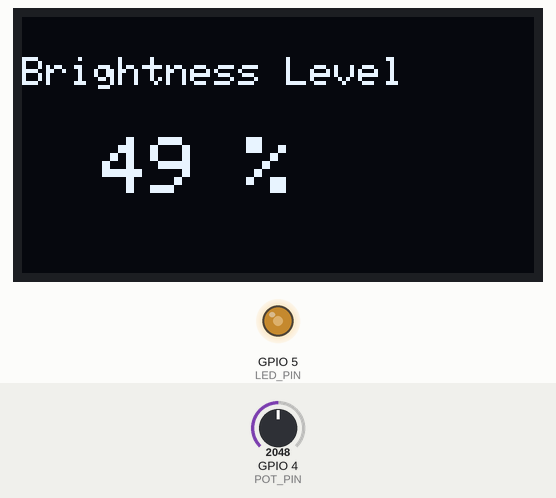
This sketch was run on a simulated ESP32-C3. On the bench: 128×64 one-colour display, output pins drawn as LEDs (lit = HIGH). The inputs (shaded band) are chosen by the test bench; at power-on: GPIO 4 (POT_PIN) = 2048.

Above: at 3.2 s.
3.3 s: GPIO 4 (POT_PIN) set to 2104
At 4.5 s:
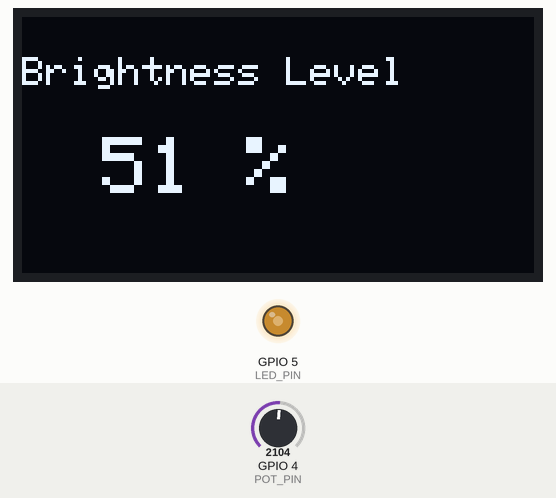
4.9 s: GPIO 4 (POT_PIN) set to 3603
At 6.2 s:
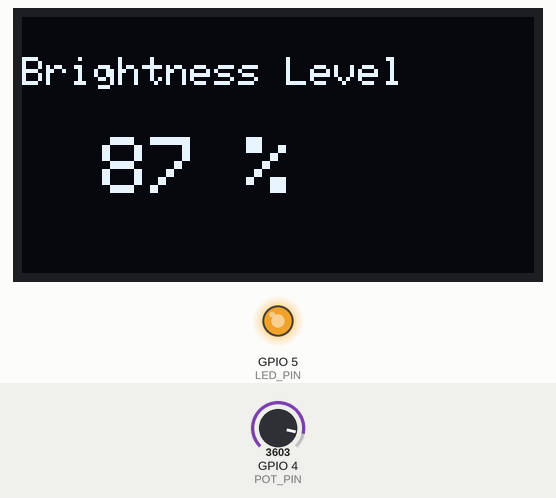
6.5 s: GPIO 4 (POT_PIN) set to 491
At 7.7 s:
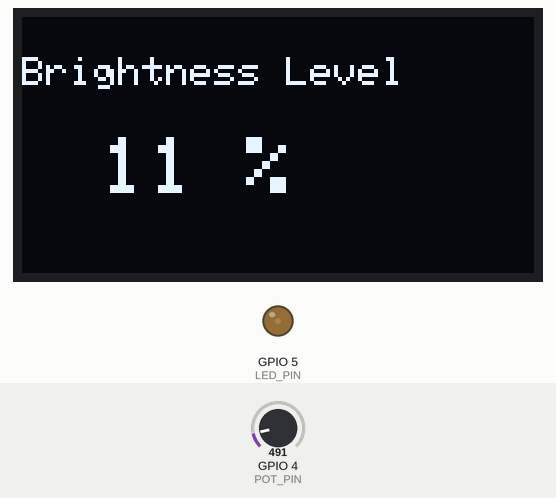
8.0 s: GPIO 4 (POT_PIN) set to 0
At 9.3 s:
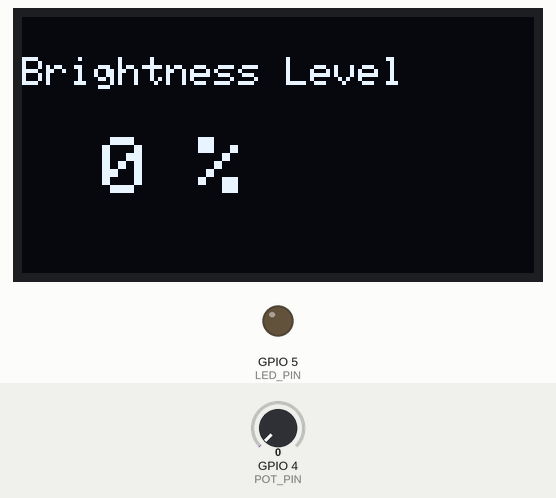
9.6 s: GPIO 4 (POT_PIN) set to 1228
At 10.1 s:
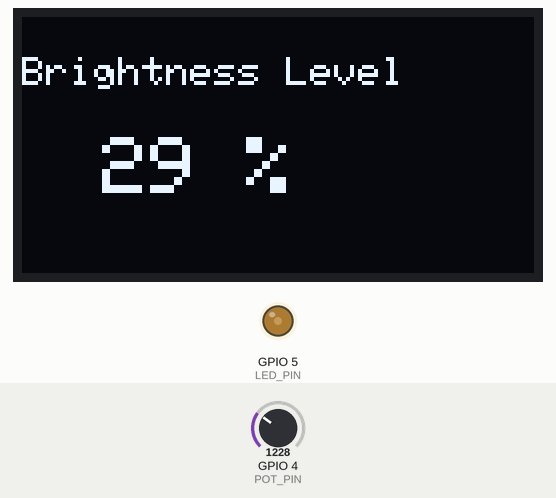
Timing chart, 0 to 12.2 s (numbered marks = the images above; inputs shaded):
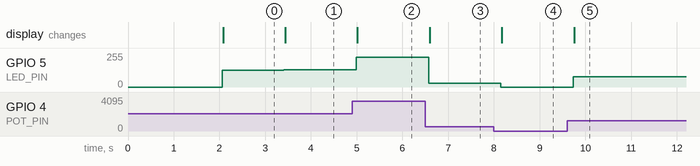

The sketch:

smart_brightness_control.ino
```cpp
#include <Wire.h>
#include <Adafruit_GFX.h>
#include <Adafruit_SSD1306.h>

// OLED size
#define SCREEN_WIDTH 128
#define SCREEN_HEIGHT 64

// OLED I2C address
#define OLED_ADDR 0x3C

// OLED object
Adafruit_SSD1306 display(SCREEN_WIDTH, SCREEN_HEIGHT, &Wire, -1);

// Pin definitions
#define LED_PIN 5          // LED pin
#define POT_PIN 4          // Potentiometer (ADC)

// PWM settings
#define PWM_CHANNEL 0
#define PWM_FREQ 5000
#define PWM_RESOLUTION 8   // 0-255

void setup() {
  Serial.begin(115200);

  // LED PWM setup
  ledcSetup(PWM_CHANNEL, PWM_FREQ, PWM_RESOLUTION);
  ledcAttachPin(LED_PIN, PWM_CHANNEL);

  // I2C pins (ESP32-C3)
  Wire.begin(3, 2); // SDA = GPIO3, SCL = GPIO2

  // OLED init
  if (!display.begin(SSD1306_SWITCHCAPVCC, OLED_ADDR)) {
    Serial.println("OLED not found");
    while (true);
  }

  display.clearDisplay();
  display.setTextSize(1);
  display.setTextColor(WHITE);
  display.setCursor(10, 20);
  display.println("Smart Brightness");
  display.println("Control System");
  display.display();
  delay(2000);
}

void loop() {
  int potValue = analogRead(POT_PIN);      // 0–4095
  int brightness = map(potValue, 0, 4095, 0, 255);

  // Set LED brightness
  ledcWrite(PWM_CHANNEL, brightness);

  // Display on OLED
  display.clearDisplay();
  display.setTextSize(1);
  display.setCursor(0, 10);
  display.println("Brightness Level");

  display.setTextSize(2);
  display.setCursor(20, 30);
  display.print(map(brightness, 0, 255, 0, 100));
  display.print(" %");

  display.display();

  delay(200);
}
```

Measured:
- the behaviour switches between 2055 and 2056 on GPIO 4 (POT_PIN) (found by bisection; images 0 and 1)
- after the input at 3.3 s, GPIO 5 (LED_PIN): 127/255 → 130/255 after 0.11 s; the display: changes after 0.14 s (image 1)
- after the input at 4.9 s, GPIO 5 (LED_PIN): 130/255 → 223/255 after 0.09 s; the display: changes after 0.12 s (image 2)
- after the input at 6.5 s, GPIO 5 (LED_PIN): 223/255 → 30/255 after 0.07 s; the display: changes after 0.10 s (image 3)
- after the input at 8.0 s, GPIO 5 (LED_PIN): 30/255 → 0/255 after 0.15 s; the display: changes after 0.18 s (image 4)
- after the input at 9.6 s, GPIO 5 (LED_PIN): 0/255 → 76/255 after 0.13 s; the display: changes after 0.16 s (image 5)
